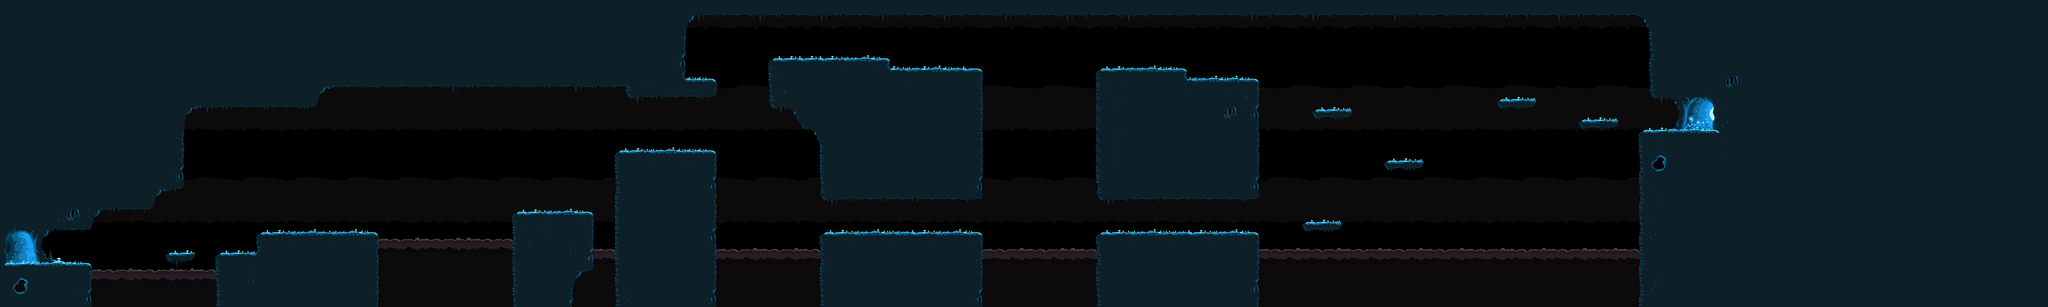

A level layout from a 2D game, rendered from its tile map. Below: a short description, then the map file with tile-grid data replaced by summaries:
An orthogonal 200x30 tile map with 32x32 px tiles, 7 tile layers (Hidden Touchup, Far Background, Background, Mid-Background, ...).

<map version="1.0" orientation="orthogonal" renderorder="left-up" width="200" height="30" tilewidth="32" tileheight="32" nextobjectid="1">
 <tileset firstgid="1" source="tiles.tsx" />
 <layer name="Hidden Touchup" width="200" height="30">
  <data>[6000 cells, 11 non-empty, 2 distinct tile ids]</data>
 </layer>
 <layer name="Far Background" width="200" height="30">
  <data>[6000 cells, 5100 non-empty, 17 distinct tile ids]</data>
 </layer>
 <layer name="Background" width="200" height="30">
  <data>[6000 cells, 41 non-empty, 41 distinct tile ids]</data>
 </layer>
 <layer name="Mid-Background" width="200" height="30">
  <data>[6000 cells, 7 non-empty, 4 distinct tile ids]</data>
 </layer>
 <layer name="Ground" width="200" height="30">
  <data>[6000 cells, 3666 non-empty, 67 distinct tile ids]</data>
 </layer>
 <layer name="Foreground" width="200" height="30">
  <properties>
   <property name="unity:sortingLayerName" value="Foreground" />
  </properties>
  <data>[6000 cells, 580 non-empty, 14 distinct tile ids]</data>
 </layer>
 <layer name="Touchup" width="200" height="30">
  <properties>
   <property name="unity:sortingLayerName" value="Foreground" />
  </properties>
  <data>[6000 cells, 219 non-empty, 26 distinct tile ids]</data>
 </layer>
</map>
